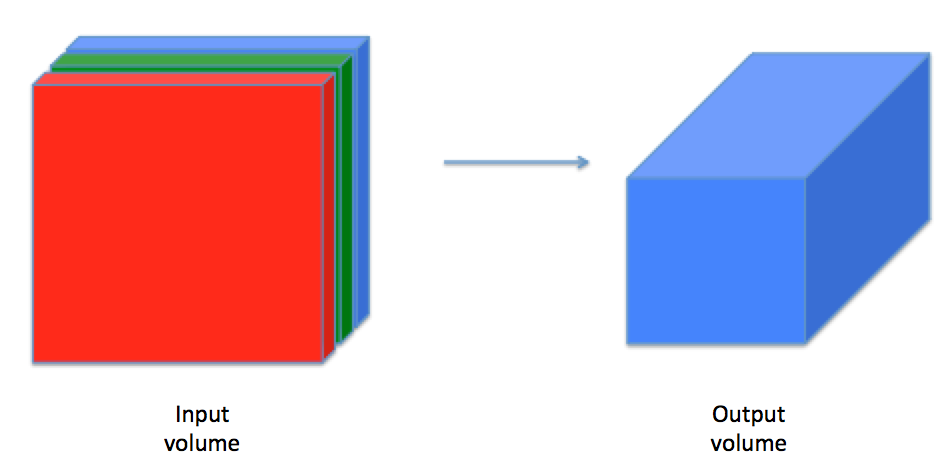
#> input picture 15. CNN/images/conv_nn.png, 950 x 474 px
$ jupyter execute Untitled.ipynb
#> lines starting #> are read from the running program, lines starting #| are printed output that depends on the picture; after the words box and inside, x2 and y2 are one past the last pixel; in counts of white or black regions, pixels touching at a corner belong together
### Image Segmentation using Thresholding and Clipping method.

[cell 1]
import cv2
import numpy as np
import matplotlib.pyplot as plt

[cell 2]
img = cv2.imread('conv_nn.png')  # cv2 reads image in BGR
#> img is the input picture: shape (474, 950, 3); mean B, G, R 202.7, 187.8, 214.9
img = cv2.cvtColor(img, cv2.COLOR_BGR2RGB) # convert from BGR to RGB

[cell 3]
plt.imshow(img)

[cell 4]
## This below is called image negative

img2 = 255 - img
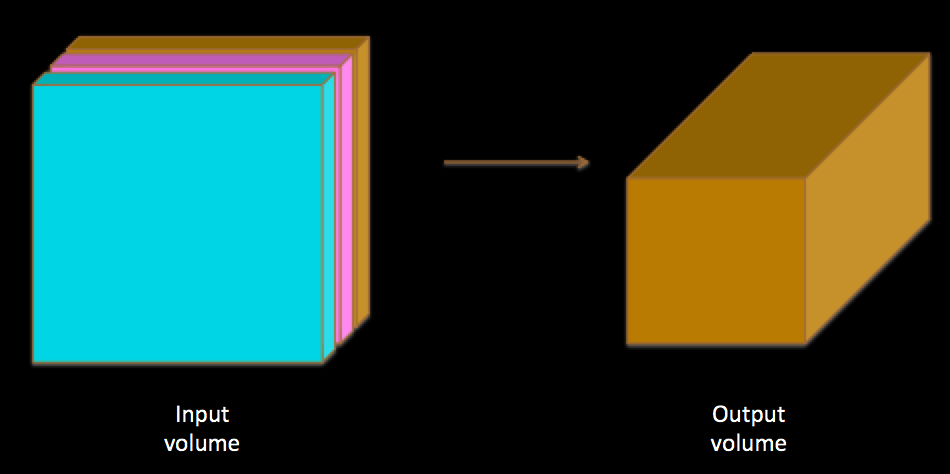
#> img2: shape (474, 950, 3); mean R, G, B 40.1, 67.2, 52.3
plt.imshow(img2)

[cell 5]
gray_img = cv2.cvtColor(img, cv2.COLOR_BGR2GRAY )
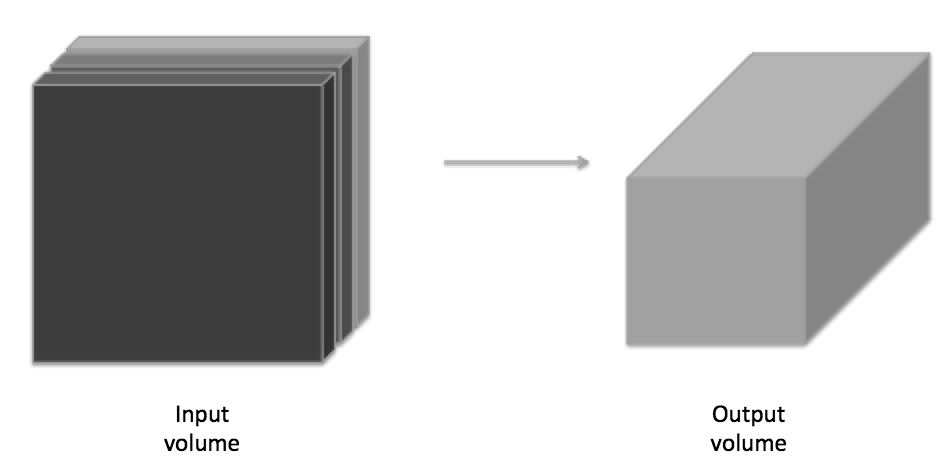
#> gray_img: shape (474, 950); min 0, max 255, mean 195.3
plt.imshow(gray_img, cmap='gray')

[cell 6]
gray_img.shape
#> Out = (474, 950)

[cell 7]
gray_img[0,0]
#> Out = 255

[cell 8]
gray_img = 255 - gray_img
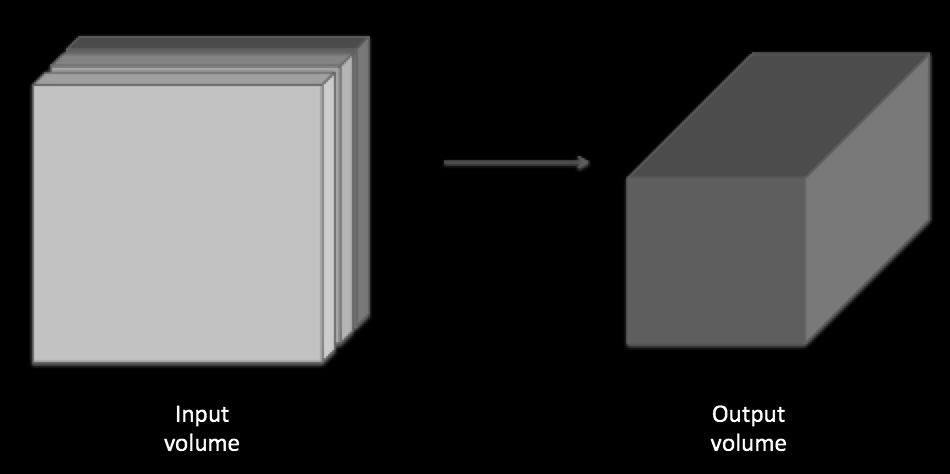
#> gray_img: shape (474, 950); min 0, max 255, mean 59.7
plt.imshow(gray_img, cmap='gray')

[cell 9]
mean = gray_img.mean()
#> mean = 59.75
m,n = gray_img.shape
#> m = 474; n = 950
for i in range(m):
    for j in range(n):
        if gray_img[i,j] > mean :
            gray_img[i,j] = 255  # assign white color to identify object
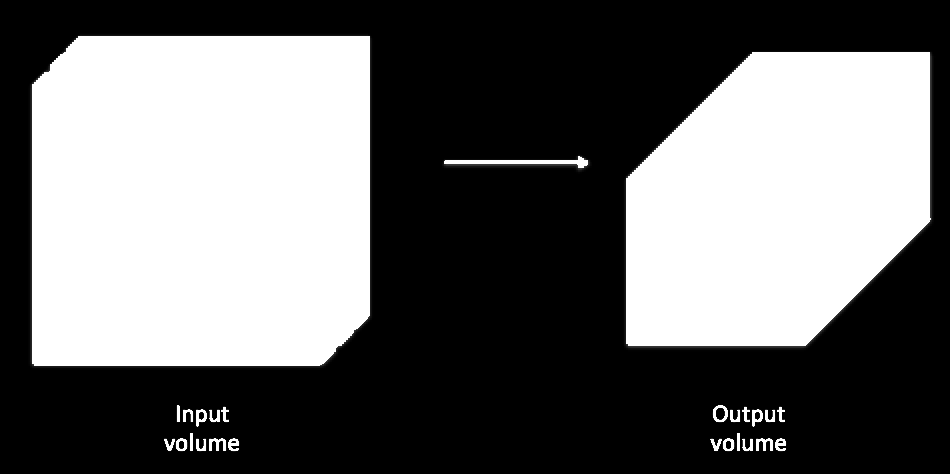
#> gray_img: shape (474, 950); min 0, max 255, mean 105.3
plt.imshow(gray_img, cmap='gray')

$ run again, with 15. CNN/images/01.png copied over 15. CNN/images/conv_nn.png
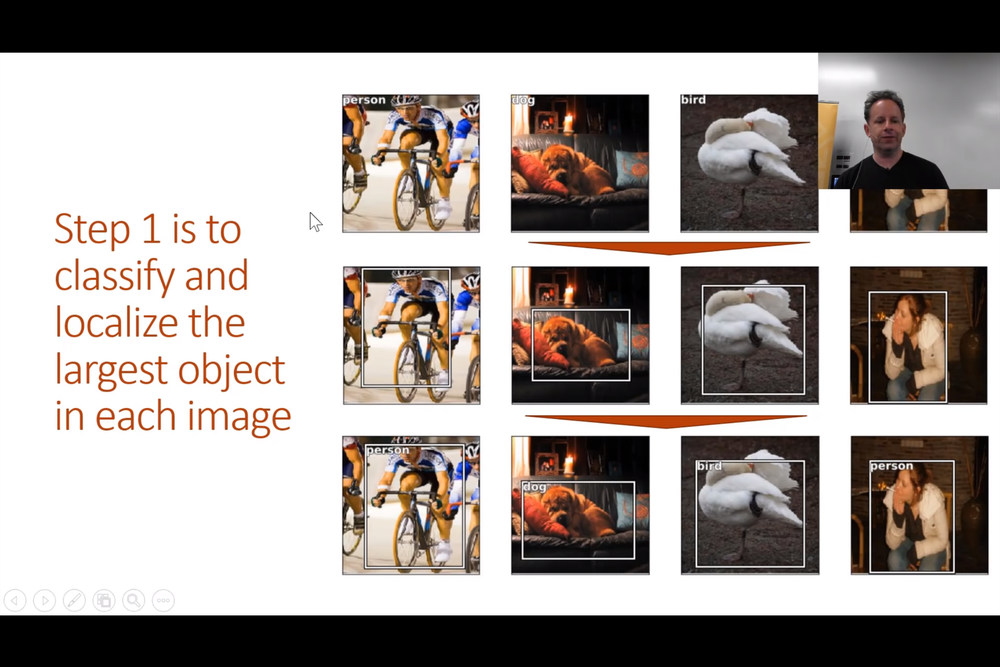
#> input picture 15. CNN/images/01.png, 1000 x 667 px, shrunk from 2462 x 1641 before the run
#> img is the input picture: shape (667, 1000, 3); mean B, G, R 148.1, 152.2, 159.7
#> `gray_img[0,0]`: Out = 0
#> `gray_img = 255 - gray_img`:
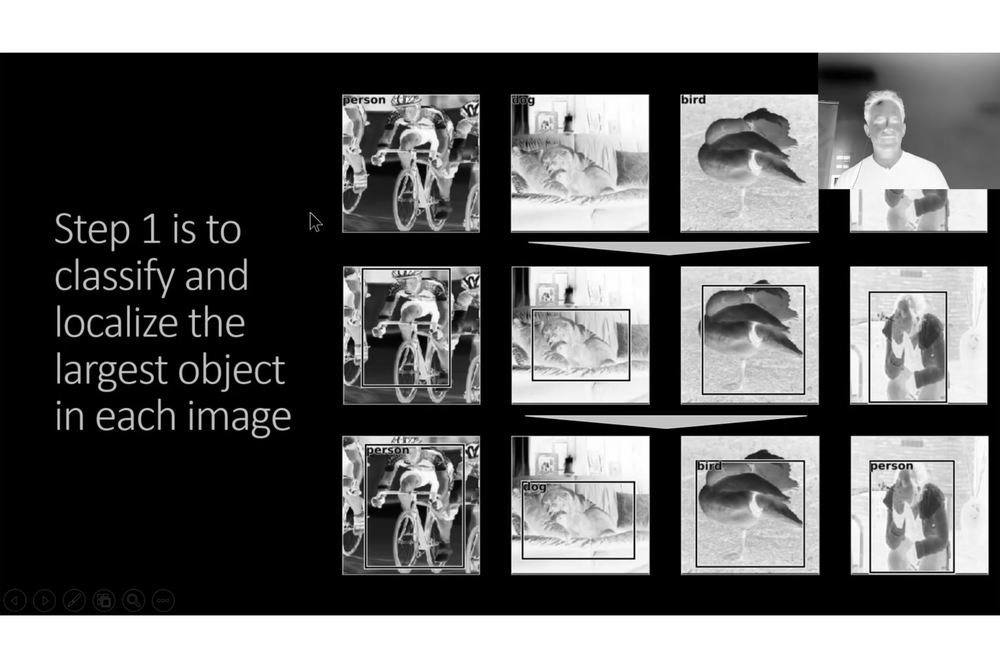
#> gray_img: shape (667, 1000); min 0, max 255, mean 103.2
#> mean = 103.2
#> after the loop `for i in range(m):`:
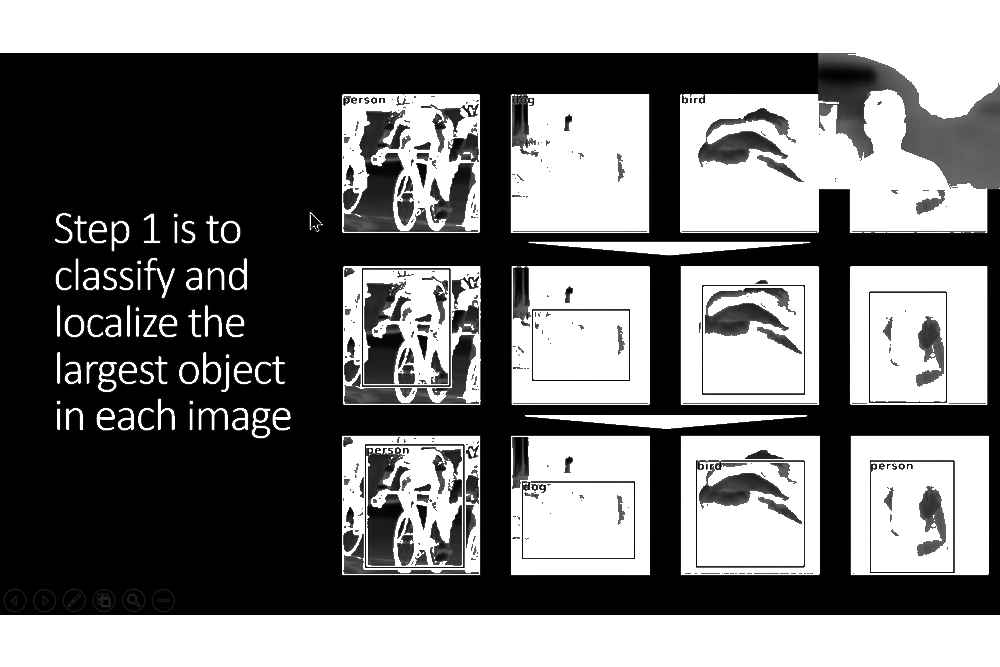
#> gray_img: shape (667, 1000); min 0, max 255, mean 120.4

$ run again, with 15. CNN/images/1_NQQiyYqJJj4PSYAeWvxutg.png copied over 15. CNN/images/conv_nn.png
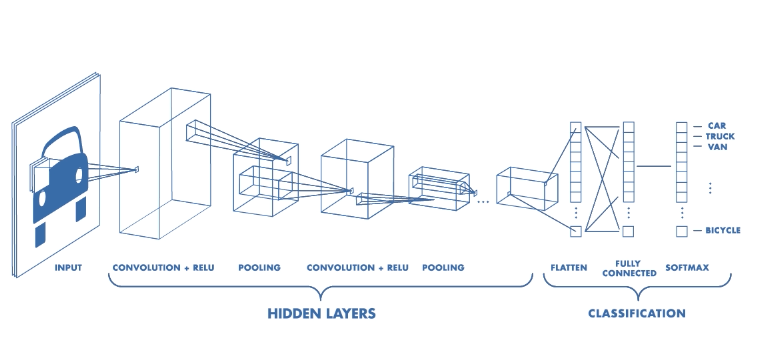
#> input picture 15. CNN/images/1_NQQiyYqJJj4PSYAeWvxutg.png, 772 x 344 px
#> img is the input picture: shape (344, 772, 3); mean B, G, R 249.9, 247.5, 245.3
#> `gray_img[0,0]`: Out = 255
#> `gray_img = 255 - gray_img`:
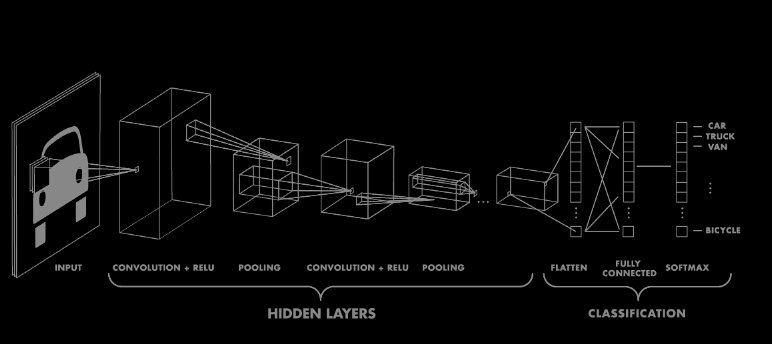
#> gray_img: shape (344, 772); min 0, max 145, mean 7
#> mean = 7
#> after the loop `for i in range(m):`:
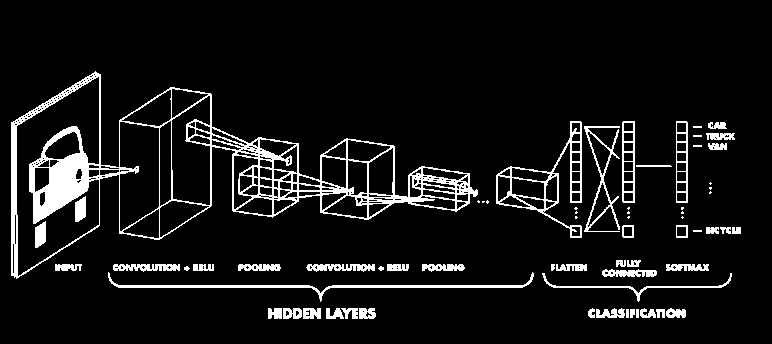
#> gray_img: shape (344, 772); 8.17% of pixels changed, all inside (x1, y1, x2, y2) = (11, 71, 741, 319)

$ run again, with 15. CNN/images/1_V6hPq-srR86AIWYrgFYLfA.png copied over 15. CNN/images/conv_nn.png
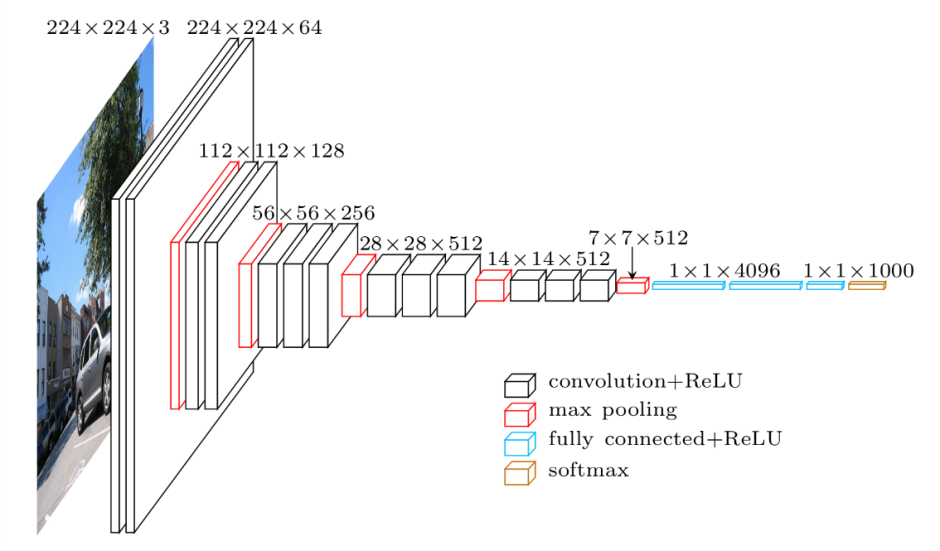
#> input picture 15. CNN/images/1_V6hPq-srR86AIWYrgFYLfA.png, 940 x 551 px
#> img is the input picture: shape (551, 940, 3); mean B, G, R 240.8, 239.9, 239.7
#> `gray_img[0,0]`: Out = 254
#> `gray_img = 255 - gray_img`:
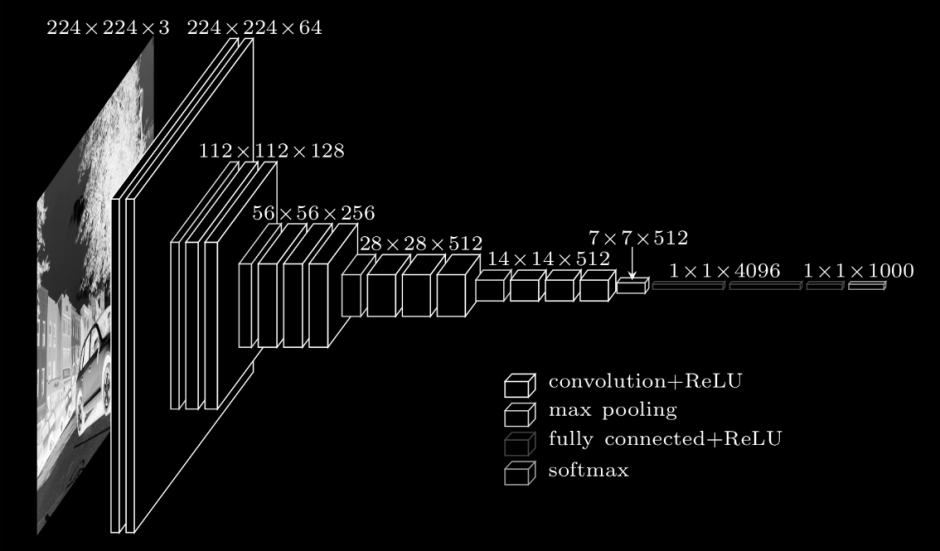
#> gray_img: shape (551, 940); min 0, max 255, mean 14.8
#> mean = 14.83
#> after the loop `for i in range(m):`:
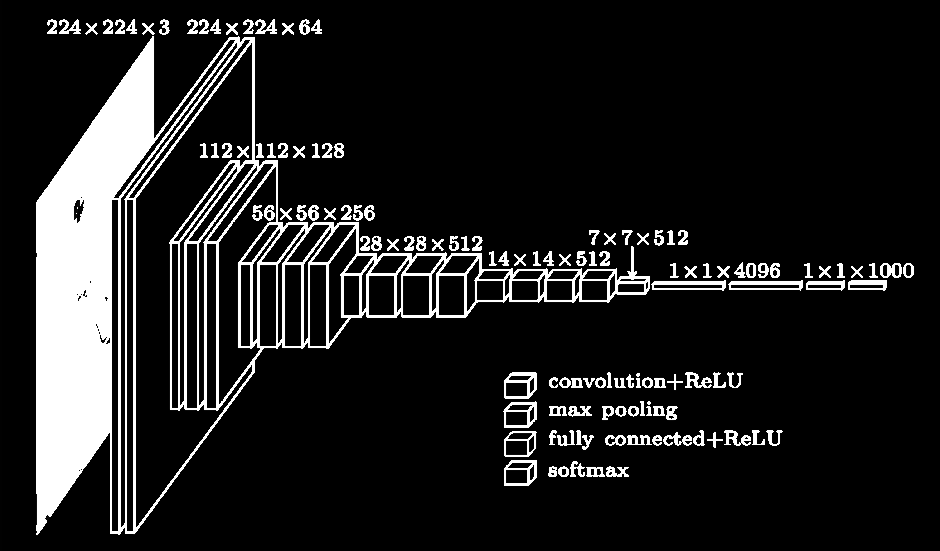
#> gray_img: shape (551, 940); 12.01% of pixels changed, all inside (x1, y1, x2, y2) = (36, 19, 914, 535)
